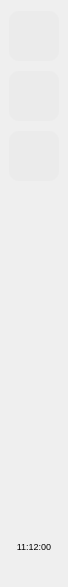
<?xml version="1.0" encoding="UTF-8"?>
<ui version="4.0">
 <class>UISideBar</class>
 <widget class="QWidget" name="UISideBar">
  <property name="geometry">
   <rect>
    <x>0</x>
    <y>0</y>
    <width>68</width>
    <height>587</height>
   </rect>
  </property>
  <property name="minimumSize">
   <size>
    <width>0</width>
    <height>0</height>
   </size>
  </property>
  <property name="maximumSize">
   <size>
    <width>68</width>
    <height>16777215</height>
   </size>
  </property>
  <property name="windowTitle">
   <string>Form</string>
  </property>
  <property name="styleSheet">
   <string notr="true"/>
  </property>
  <layout class="QVBoxLayout" name="verticalLayout_4">
   <property name="leftMargin">
    <number>9</number>
   </property>
   <property name="rightMargin">
    <number>9</number>
   </property>
   <item>
    <widget class="QWidget" name="widget" native="true">
     <property name="styleSheet">
      <string notr="true"/>
     </property>
     <layout class="QVBoxLayout" name="verticalLayout_2">
      <property name="leftMargin">
       <number>0</number>
      </property>
      <property name="topMargin">
       <number>0</number>
      </property>
      <property name="rightMargin">
       <number>0</number>
      </property>
      <property name="bottomMargin">
       <number>0</number>
      </property>
      <item>
       <widget class="QWidget" name="mainBtnWidget" native="true">
        <property name="sizePolicy">
         <sizepolicy hsizetype="Fixed" vsizetype="Fixed">
          <horstretch>0</horstretch>
          <verstretch>0</verstretch>
         </sizepolicy>
        </property>
        <property name="styleSheet">
         <string notr="true">QPushButton {
	background-color: rgb(235, 235, 235);
    border-radius: 10px;
	padding: 5px;
	min-height: 40px;
	max-height:40px;
	min-width: 40px;
	max-width: 40px;
}

QPushButton:checked {
    background-color: #D8D8D8;
}

QPushButton:pressed {
	padding: 5px;
}



</string>
        </property>
        <layout class="QVBoxLayout" name="verticalLayout_3">
         <property name="spacing">
          <number>10</number>
         </property>
         <property name="leftMargin">
          <number>0</number>
         </property>
         <property name="topMargin">
          <number>0</number>
         </property>
         <property name="rightMargin">
          <number>0</number>
         </property>
         <property name="bottomMargin">
          <number>0</number>
         </property>
         <item>
          <widget class="QPushButton" name="localBtn">
           <property name="toolTip">
            <string>本地音乐</string>
           </property>
           <property name="text">
            <string/>
           </property>
           <property name="icon">
            <iconset resource="../../../resources/icon.qrc">
             <normaloff>:/icon/homeNormal.png</normaloff>:/icon/homeNormal.png</iconset>
           </property>
           <property name="iconSize">
            <size>
             <width>28</width>
             <height>28</height>
            </size>
           </property>
           <property name="checkable">
            <bool>false</bool>
           </property>
           <property name="checked">
            <bool>false</bool>
           </property>
           <property name="flat">
            <bool>false</bool>
           </property>
          </widget>
         </item>
         <item>
          <widget class="QPushButton" name="networkBtn">
           <property name="toolTip">
            <string>发现音乐</string>
           </property>
           <property name="text">
            <string/>
           </property>
           <property name="icon">
            <iconset resource="../../../resources/icon.qrc">
             <normaloff>:/icon/network.png</normaloff>:/icon/network.png</iconset>
           </property>
           <property name="iconSize">
            <size>
             <width>28</width>
             <height>28</height>
            </size>
           </property>
          </widget>
         </item>
         <item>
          <widget class="QPushButton" name="collectBtn">
           <property name="toolTip">
            <string>收藏</string>
           </property>
           <property name="text">
            <string/>
           </property>
           <property name="icon">
            <iconset resource="../../../resources/icon.qrc">
             <normaloff>:/icon/dislove.png</normaloff>:/icon/dislove.png</iconset>
           </property>
           <property name="iconSize">
            <size>
             <width>22</width>
             <height>22</height>
            </size>
           </property>
           <property name="checkable">
            <bool>false</bool>
           </property>
           <property name="checked">
            <bool>false</bool>
           </property>
           <property name="flat">
            <bool>false</bool>
           </property>
          </widget>
         </item>
        </layout>
       </widget>
      </item>
      <item>
       <widget class="QWidget" name="playlistWidget" native="true">
        <property name="styleSheet">
         <string notr="true">QPushButton:hover{
	background-color: rgb(235, 235, 235);
}

QPushButton {
    border-radius: 10px;
	padding: 5px;
	min-height: 40px;
	max-height:40px;
	min-width: 40px;
	max-width: 40px;
}



</string>
        </property>
        <layout class="QVBoxLayout" name="verticalLayout_5">
         <property name="spacing">
          <number>3</number>
         </property>
         <property name="leftMargin">
          <number>0</number>
         </property>
         <property name="topMargin">
          <number>0</number>
         </property>
         <property name="rightMargin">
          <number>0</number>
         </property>
         <property name="bottomMargin">
          <number>0</number>
         </property>
         <item>
          <widget class="QPushButton" name="addPlaylistBtn">
           <property name="minimumSize">
            <size>
             <width>50</width>
             <height>50</height>
            </size>
           </property>
           <property name="maximumSize">
            <size>
             <width>50</width>
             <height>50</height>
            </size>
           </property>
           <property name="cursor">
            <cursorShape>PointingHandCursor</cursorShape>
           </property>
           <property name="toolTip">
            <string>新建歌单</string>
           </property>
           <property name="text">
            <string/>
           </property>
           <property name="icon">
            <iconset resource="../../../resources/icon.qrc">
             <normaloff>:/icon/add.png</normaloff>:/icon/add.png</iconset>
           </property>
           <property name="iconSize">
            <size>
             <width>30</width>
             <height>30</height>
            </size>
           </property>
           <property name="flat">
            <bool>true</bool>
           </property>
          </widget>
         </item>
         <item>
          <widget class="QWidget" name="songList" native="true">
           <property name="styleSheet">
            <string notr="true">QPushButton:checked {
    background-color: #D8D8D8;
}
</string>
           </property>
           <layout class="QVBoxLayout" name="verticalLayout_6">
            <property name="spacing">
             <number>2</number>
            </property>
            <property name="leftMargin">
             <number>0</number>
            </property>
            <property name="topMargin">
             <number>0</number>
            </property>
            <property name="rightMargin">
             <number>0</number>
            </property>
            <property name="bottomMargin">
             <number>0</number>
            </property>
            <item>
             <spacer name="verticalSpacer">
              <property name="orientation">
               <enum>Qt::Orientation::Vertical</enum>
              </property>
              <property name="sizeHint" stdset="0">
               <size>
                <width>20</width>
                <height>40</height>
               </size>
              </property>
             </spacer>
            </item>
           </layout>
          </widget>
         </item>
        </layout>
       </widget>
      </item>
      <item>
       <widget class="QWidget" name="timingWidget" native="true">
        <layout class="QVBoxLayout" name="verticalLayout">
         <property name="spacing">
          <number>0</number>
         </property>
         <property name="leftMargin">
          <number>0</number>
         </property>
         <property name="topMargin">
          <number>0</number>
         </property>
         <property name="rightMargin">
          <number>0</number>
         </property>
         <property name="bottomMargin">
          <number>0</number>
         </property>
         <item>
          <widget class="QWidget" name="widget_2" native="true">
           <property name="styleSheet">
            <string notr="true"/>
           </property>
           <layout class="QHBoxLayout" name="horizontalLayout">
            <property name="spacing">
             <number>0</number>
            </property>
            <property name="leftMargin">
             <number>0</number>
            </property>
            <property name="topMargin">
             <number>0</number>
            </property>
            <property name="rightMargin">
             <number>0</number>
            </property>
            <property name="bottomMargin">
             <number>0</number>
            </property>
            <item>
             <spacer name="horizontalSpacer">
              <property name="orientation">
               <enum>Qt::Orientation::Horizontal</enum>
              </property>
              <property name="sizeHint" stdset="0">
               <size>
                <width>40</width>
                <height>20</height>
               </size>
              </property>
             </spacer>
            </item>
            <item>
             <widget class="QPushButton" name="timingBtn">
              <property name="sizePolicy">
               <sizepolicy hsizetype="Fixed" vsizetype="Fixed">
                <horstretch>0</horstretch>
                <verstretch>0</verstretch>
               </sizepolicy>
              </property>
              <property name="minimumSize">
               <size>
                <width>35</width>
                <height>35</height>
               </size>
              </property>
              <property name="maximumSize">
               <size>
                <width>35</width>
                <height>35</height>
               </size>
              </property>
              <property name="cursor">
               <cursorShape>PointingHandCursor</cursorShape>
              </property>
              <property name="toolTip">
               <string>定时</string>
              </property>
              <property name="styleSheet">
               <string notr="true">QPushButton {
    border-radius: 10px;
	padding: 5px;
	min-height: 25px;
	max-height:25px;
	min-width: 25px;
	max-width: 25px;
}

QPushButton:hover{
	background-color: rgb(235, 235, 235);
}</string>
              </property>
              <property name="text">
               <string/>
              </property>
              <property name="icon">
               <iconset resource="../../../resources/icon.qrc">
                <normaloff>:/icon/timing.png</normaloff>:/icon/timing.png</iconset>
              </property>
              <property name="iconSize">
               <size>
                <width>28</width>
                <height>28</height>
               </size>
              </property>
             </widget>
            </item>
            <item>
             <spacer name="horizontalSpacer_2">
              <property name="orientation">
               <enum>Qt::Orientation::Horizontal</enum>
              </property>
              <property name="sizeHint" stdset="0">
               <size>
                <width>40</width>
                <height>20</height>
               </size>
              </property>
             </spacer>
            </item>
           </layout>
          </widget>
         </item>
         <item>
          <widget class="QPushButton" name="countDownBtn">
           <property name="sizePolicy">
            <sizepolicy hsizetype="Minimum" vsizetype="Fixed">
             <horstretch>0</horstretch>
             <verstretch>0</verstretch>
            </sizepolicy>
           </property>
           <property name="minimumSize">
            <size>
             <width>50</width>
             <height>20</height>
            </size>
           </property>
           <property name="maximumSize">
            <size>
             <width>50</width>
             <height>20</height>
            </size>
           </property>
           <property name="font">
            <font>
             <pointsize>7</pointsize>
            </font>
           </property>
           <property name="cursor">
            <cursorShape>PointingHandCursor</cursorShape>
           </property>
           <property name="toolTip">
            <string>关闭计时</string>
           </property>
           <property name="styleSheet">
            <string notr="true">
QPushButton {
    border-radius: 5px;
	padding-left: 1px;
	padding-right: 1px;
	min-height: 20px;
	max-height:20px;
	min-width: 48px;
	max-width: 48px;
}

QPushButton:hover{
	background-color: rgb(235, 235, 235);
}</string>
           </property>
           <property name="text">
            <string notr="true">11:12:00</string>
           </property>
           <property name="checkable">
            <bool>true</bool>
           </property>
           <property name="checked">
            <bool>true</bool>
           </property>
          </widget>
         </item>
         <item>
          <widget class="QWidget" name="placeholder" native="true">
           <property name="minimumSize">
            <size>
             <width>0</width>
             <height>20</height>
            </size>
           </property>
           <property name="maximumSize">
            <size>
             <width>16777215</width>
             <height>20</height>
            </size>
           </property>
          </widget>
         </item>
        </layout>
       </widget>
      </item>
     </layout>
    </widget>
   </item>
  </layout>
 </widget>
 <resources>
  <include location="../../../resources/icon.qrc"/>
 </resources>
 <connections/>
</ui>
